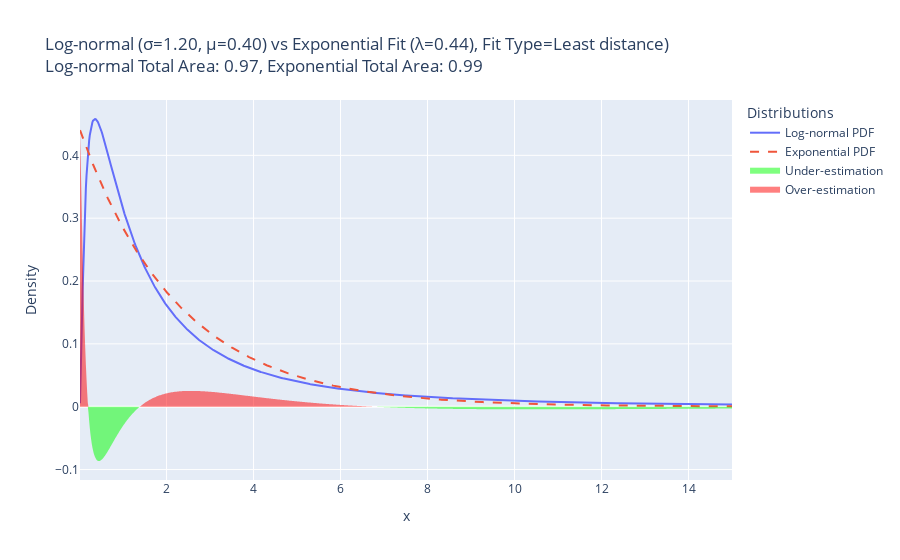

Notebook cell for this chart:
### Markdown cell above
* Part 1: Lognormal and exponential fit
* Part 2: Equilibrium + mining activity

### Code cell
import numpy as np
import plotly.graph_objects as go
from ipywidgets import interact, FloatSlider, ToggleButtons
from scipy.optimize import minimize


# Define the function to update the plot
def update_plot(sigma, mu, fit_type):
    
    # Define functions to calculate log-normal and exponential PDFs
    def lognormal_pdf(x, mu, sigma):
        return (1 / (x * sigma * np.sqrt(2 * np.pi))) * np.exp(- (np.log(x) - mu) ** 2 / (2 * sigma ** 2))

    def exponential_pdf(x, lambda_param):
        return lambda_param * np.exp(-lambda_param * x)

    # Function to minimize for least distance fit
    def least_distance_fit(lambda_param, x, lognormal_values):
        exponential_values = exponential_pdf(x, lambda_param)
        return np.sum((lognormal_values - exponential_values) ** 2)

    # Function to minimize for constant integral of x * PDF
    def constant_integral_fit(lambda_param, x, lognormal_values):
        exponential_values = exponential_pdf(x, lambda_param)
        return np.abs(np.sum(x * lognormal_values) - np.sum(x * exponential_values))

    
    x = np.linspace(0.01, 15, 1000)  # Avoid zero to prevent log issues

    # Log-normal PDF
    lognormal_values = lognormal_pdf(x, mu, sigma)

    # Exponential fit
    if fit_type == 'Total area':  # Total area fit
        sample = np.random.lognormal(mean=mu, sigma=sigma, size=100000)
        lambda_param = 1 / np.mean(sample)
    elif fit_type == 'Least distance':  # Least distance fit
        result = minimize(least_distance_fit, x0=1, args=(x, lognormal_values), bounds=[(0.01, 10)])
        lambda_param = result.x[0]
    else:  # Constant integral fit
        result = minimize(constant_integral_fit, x0=1, args=(x, lognormal_values), bounds=[(0.01, 10)])
        lambda_param = result.x[0]

    exponential_values = exponential_pdf(x, lambda_param)

    # Calculate areas of over-estimation and under-estimation
    under_estimation = lognormal_values - exponential_values

    # Create traces
    trace_lognormal = go.Scatter(x=x, y=lognormal_values, mode='lines', name='Log-normal PDF')
    trace_exponential = go.Scatter(x=x, y=exponential_values, mode='lines', name='Exponential PDF', line=dict(dash='dash'))

    # Plot positive and negative parts separately
    trace_under_positive = go.Scatter(x=x, y=-np.where(under_estimation < 0, 0, under_estimation), fill='tozeroy', mode='none', fillcolor='rgba(0, 255, 0, 0.5)', name='Under-estimation')
    trace_under_negative = go.Scatter(x=x, y=-np.where(under_estimation < 0, under_estimation, 0), fill='tozeroy', mode='none', fillcolor='rgba(255, 0, 0, 0.5)', name='Over-estimation')

    # Create figure
    fig = go.Figure(data=[trace_lognormal, trace_exponential, trace_under_positive, trace_under_negative])
    fig.update_layout(
        title=f'Log-normal (σ={sigma:.2f}, μ={mu:.2f}) vs Exponential Fit (λ={lambda_param:.2f}), Fit Type={fit_type})<br>'
              f'Log-normal Total Area: {np.trapz(lognormal_values, x):.2f}, '
              f'Exponential Total Area: {np.trapz(exponential_values, x):.2f}',
        xaxis_title='x',
        yaxis_title='Density',
        legend_title='Distributions'
    )

    fig.show()

# Create interactive widgets
sigma_slider = FloatSlider(min=0.1, max=2.0, step=0.1, value=0.5, description='σ:')
mu_slider = FloatSlider(min=0., max=2.0, step=0.1, value=0.0, description='μ:')
fit_toggle = ToggleButtons(options=[('Total Area', 'Total area'), ('Least Distance', 'Least distance'),('Total ressources','Total ressources')], description='Fit Type:')

# Use interact to update the plot with widgets
interact(update_plot, sigma=sigma_slider, mu=mu_slider, fit_type=fit_toggle)
print('')

### Figure 1 — Plotly figure (JSON) as saved in the notebook; plotly's stock layout.template omitted (floating-point values rounded to 4 significant figures; data arrays with more than 128 entries replaced by an {"elided": "..."} marker saying what was removed)
{"data": [{"mode": "lines", "name": "Log-normal PDF", "type": "scatter", "x": {"elided": "1000 float values"}, "y": {"elided": "1000 float values"}}, {"line": {"dash": "dash"}, "mode": "lines", "name": "Exponential PDF", "type": "scatter", "x": {"elided": "1000 float values"}, "y": {"elided": "1000 float values"}}, {"fill": "tozeroy", "fillcolor": "rgba(0, 255, 0, 0.5)", "mode": "none", "name": "Under-estimation", "type": "scatter", "x": {"elided": "1000 float values"}, "y": {"elided": "1000 float values"}}, {"fill": "tozeroy", "fillcolor": "rgba(255, 0, 0, 0.5)", "mode": "none", "name": "Over-estimation", "type": "scatter", "x": {"elided": "1000 float values"}, "y": {"elided": "1000 float values"}}], "layout": {"legend": {"title": {"text": "Distributions"}}, "title": {"text": "Log-normal (σ=1.20, μ=0.40) vs Exponential Fit (λ=0.44), Fit Type=Least distance)<br>Log-normal Total Area: 0.97, Exponential Total Area: 0.99"}, "xaxis": {"title": {"text": "x"}}, "yaxis": {"title": {"text": "Density"}}}}
